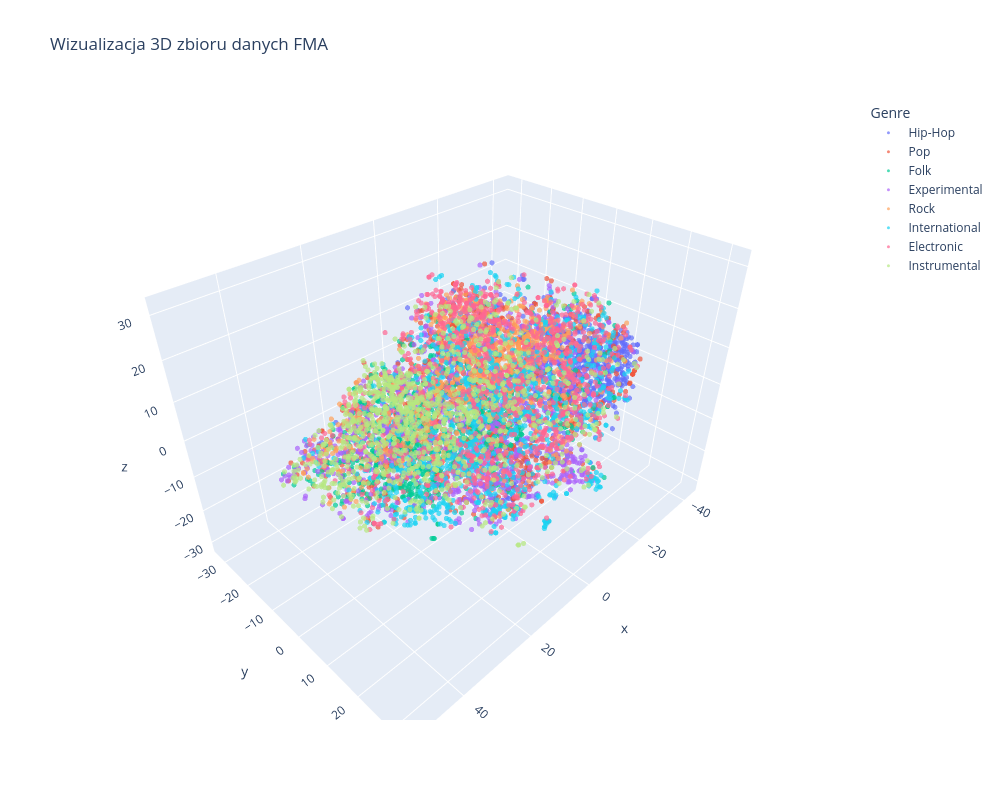

The notebook cell saved with this chart:
### Markdown cell above
## Wizualizacja reprezentacji w 3d

### Code cell
from sklearn.manifold import TSNE
import plotly.express as px
import pandas as pd
from sklearn.preprocessing import StandardScaler

def visualise_3d (X,y):

    scaler_vis = StandardScaler()
    X_scaled_vis = scaler_vis.fit_transform(X)

    tsne = TSNE(n_components=3, random_state=42, n_jobs=-1) 
    X_embedded = tsne.fit_transform(X_scaled_vis)


    df_tsne = pd.DataFrame(X_embedded, columns=['x', 'y', 'z'])
    df_tsne['Genre'] = y


    fig = px.scatter_3d(
        df_tsne, 
        x='x', y='y', z='z',
        color='Genre',
        title='Wizualizacja 3D zbioru danych FMA',
        opacity=0.7,
        width=1000,
        height=800
    )

    fig.update_traces(marker=dict(size=3))
    fig.show()
visualise_3d(X,y)

### Figure 1 — Plotly figure (JSON) as saved in the notebook; plotly's stock layout.template omitted (floating-point values rounded to 4 significant figures; data arrays with more than 128 entries replaced by an {"elided": "..."} marker saying what was removed)
{"data": [{"hovertemplate": "Genre=Hip-Hop<br>x=%{x}<br>y=%{y}<br>z=%{z}<extra></extra>", "legendgroup": "Hip-Hop", "marker": {"color": "#636efa", "opacity": 0.7, "size": 3, "symbol": "circle"}, "mode": "markers", "name": "Hip-Hop", "scene": "scene", "showlegend": true, "type": "scatter3d", "x": {"elided": "997 float values"}, "y": {"elided": "997 float values"}, "z": {"elided": "997 float values"}}, {"hovertemplate": "Genre=Pop<br>x=%{x}<br>y=%{y}<br>z=%{z}<extra></extra>", "legendgroup": "Pop", "marker": {"color": "#EF553B", "opacity": 0.7, "size": 3, "symbol": "circle"}, "mode": "markers", "name": "Pop", "scene": "scene", "showlegend": true, "type": "scatter3d", "x": {"elided": "1000 float values"}, "y": {"elided": "1000 float values"}, "z": {"elided": "1000 float values"}}, {"hovertemplate": "Genre=Folk<br>x=%{x}<br>y=%{y}<br>z=%{z}<extra></extra>", "legendgroup": "Folk", "marker": {"color": "#00cc96", "opacity": 0.7, "size": 3, "symbol": "circle"}, "mode": "markers", "name": "Folk", "scene": "scene", "showlegend": true, "type": "scatter3d", "x": {"elided": "1000 float values"}, "y": {"elided": "1000 float values"}, "z": {"elided": "1000 float values"}}, {"hovertemplate": "Genre=Experimental<br>x=%{x}<br>y=%{y}<br>z=%{z}<extra></extra>", "legendgroup": "Experimental", "marker": {"color": "#ab63fa", "opacity": 0.7, "size": 3, "symbol": "circle"}, "mode": "markers", "name": "Experimental", "scene": "scene", "showlegend": true, "type": "scatter3d", "x": {"elided": "999 float values"}, "y": {"elided": "999 float values"}, "z": {"elided": "999 float values"}}, {"hovertemplate": "Genre=Rock<br>x=%{x}<br>y=%{y}<br>z=%{z}<extra></extra>", "legendgroup": "Rock", "marker": {"color": "#FFA15A", "opacity": 0.7, "size": 3, "symbol": "circle"}, "mode": "markers", "name": "Rock", "scene": "scene", "showlegend": true, "type": "scatter3d", "x": {"elided": "999 float values"}, "y": {"elided": "999 float values"}, "z": {"elided": "999 float values"}}, {"hovertemplate": "Genre=International<br>x=%{x}<br>y=%{y}<br>z=%{z}<extra></extra>", "legendgroup": "International", "marker": {"color": "#19d3f3", "opacity": 0.7, "size": 3, "symbol": "circle"}, "mode": "markers", "name": "International", "scene": "scene", "showlegend": true, "type": "scatter3d", "x": {"elided": "1000 float values"}, "y": {"elided": "1000 float values"}, "z": {"elided": "1000 float values"}}, {"hovertemplate": "Genre=Electronic<br>x=%{x}<br>y=%{y}<br>z=%{z}<extra></extra>", "legendgroup": "Electronic", "marker": {"color": "#FF6692", "opacity": 0.7, "size": 3, "symbol": "circle"}, "mode": "markers", "name": "Electronic", "scene": "scene", "showlegend": true, "type": "scatter3d", "x": {"elided": "999 float values"}, "y": {"elided": "999 float values"}, "z": {"elided": "999 float values"}}, {"hovertemplate": "Genre=Instrumental<br>x=%{x}<br>y=%{y}<br>z=%{z}<extra></extra>", "legendgroup": "Instrumental", "marker": {"color": "#B6E880", "opacity": 0.7, "size": 3, "symbol": "circle"}, "mode": "markers", "name": "Instrumental", "scene": "scene", "showlegend": true, "type": "scatter3d", "x": {"elided": "1000 float values"}, "y": {"elided": "1000 float values"}, "z": {"elided": "1000 float values"}}], "layout": {"height": 800, "legend": {"title": {"text": "Genre"}, "tracegroupgap": 0}, "scene": {"domain": {"x": [0, 1], "y": [0, 1]}, "xaxis": {"title": {"text": "x"}}, "yaxis": {"title": {"text": "y"}}, "zaxis": {"title": {"text": "z"}}}, "title": {"text": "Wizualizacja 3D zbioru danych FMA"}, "width": 1000}}
